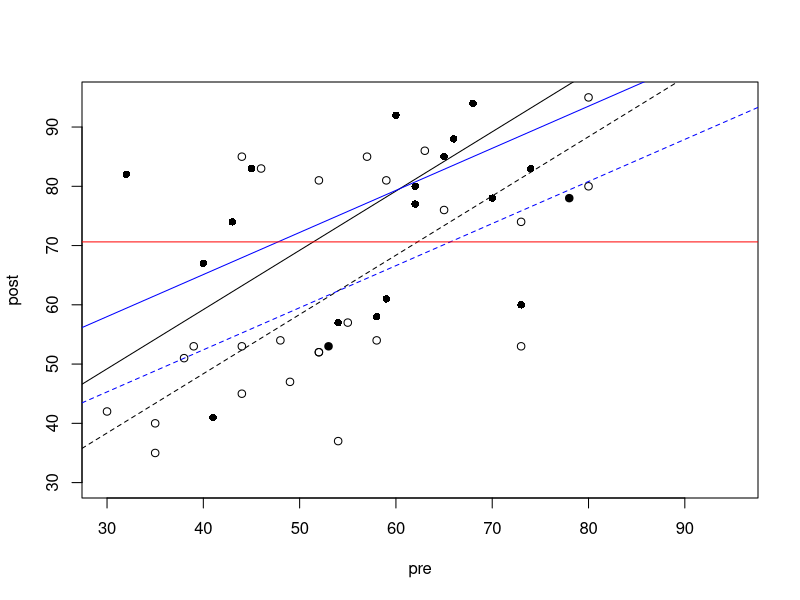
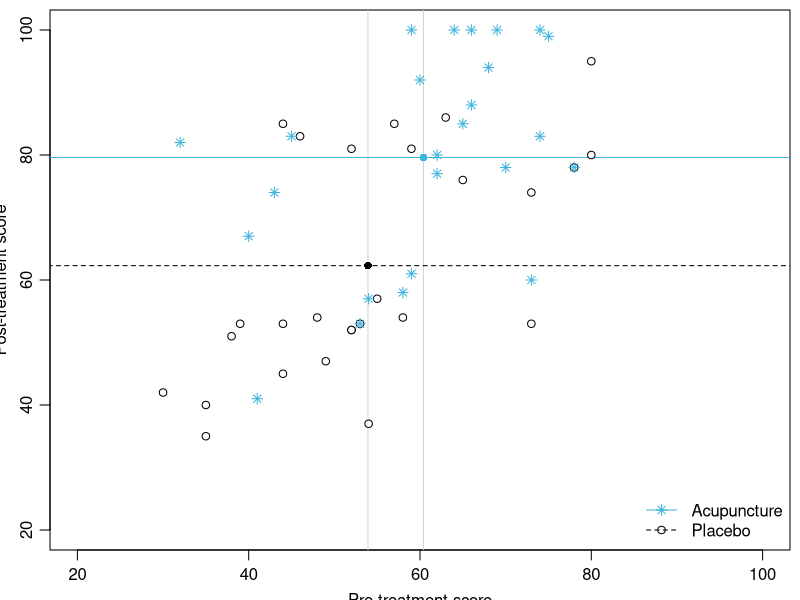
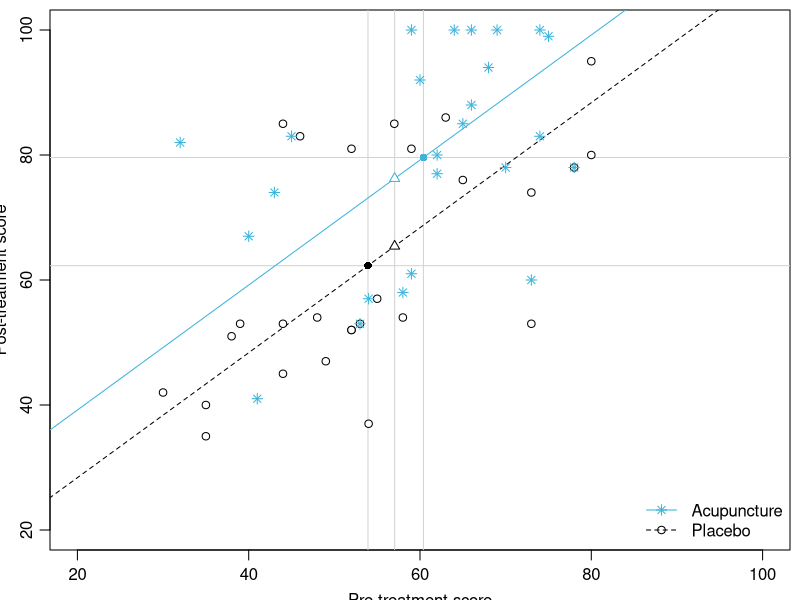
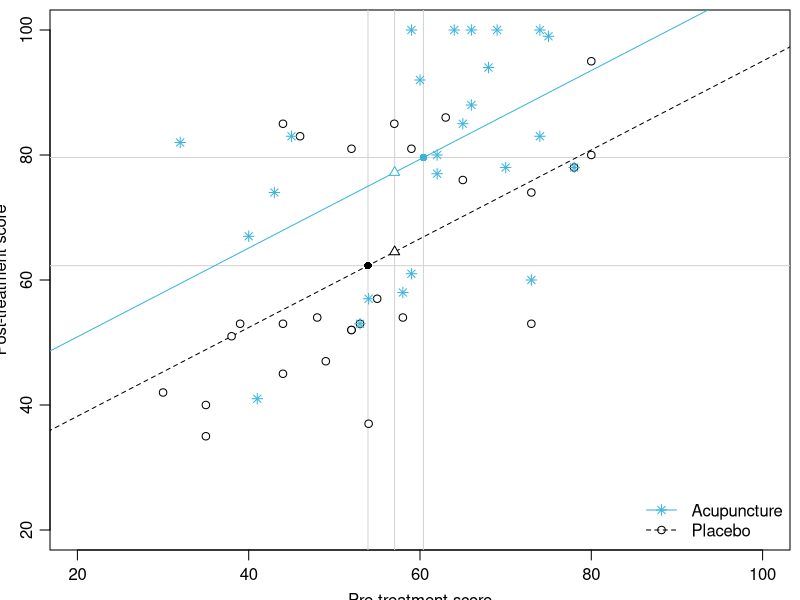

R code for these plots, in order:
# prepost.R
#
# content: (1) Kleinhenz analysis
#          (2) Plots
#
# input:  ../../data/kleinhenz.txt
# output: ../figures/acu-anco.pdf
#         ../figures/acu-chng.pdf
#         ../figures/acu-fwup.pdf
#
# last mod: Oct/16/2024, NW

# setwd("C:/Users/nwickelmaier/Nextcloud/Documents/teaching/iwm/mixed_models/slides/03_prepost/")

library(lme4)
library(lmerTest)

#--------------- (1) Kleinhenz analysis ---------------------------------------

# Read data
dat <- read.table("../../data/kleinhenz.txt" , header = TRUE)
dat$grp <- factor(dat$grp, levels = c("plac" , "acu" ))

# Change score analysis (beta1 = 1)
m0 <- lm(post - pre ~ grp, data = dat)
m1 <- lm(post ~ offset(pre) + grp, data = dat)

# Reshape data frame
datl <- reshape(dat, direction = "long", varying = list(1:2), v.names = "score")
datl$time <- factor(datl$time, levels = 1:2, labels = c("pre" , "post" ))

# LMM
m2 <- lmer(score ~ grp * time + (1 | id), data = datl)

# Compare residual variances
sigma(m1)^2
2 * sigma(m2)^2

# ANCOVA (beta1 frei setzen)
m3 <- lm(post ~ pre + grp, data = dat)
anova(m1, m3)

predict(m3, newdata = data.frame(pre = mean(dat$pre), grp = c("plac", "acu")))

m4 <- lm(post - pre ~ pre + grp, data = dat)

## Plots

plot(post ~ pre, dat[dat$grp == "plac", ], xlim = c(30, 95), ylim = c(30, 95))
points(post ~ pre, dat[dat$grp == "acu", ], pch = 16)

# Predictions change score
abline(coef(m1)[1], 1, lty=2)
abline(coef(m1)[1] + coef(m1)[2], 1)

# Predictions ANCOVA
abline(coef(m3)[1], coef(m3)[2], lty = 2, col = "blue")
abline(coef(m3)[1] + coef(m3)[3], coef(m3)[2], col = "blue")

# Mean post value
abline(h = mean(dat$post), col = "red")

#--------------- (2) Plots ----------------------------------------------------

lm0 <- lm(post ~ pre, dat)
lm1 <- lm(post ~ pre + grp, dat)          # ANCOVA
lm2 <- lm(post ~ pre * grp, dat)
lm3 <- lm(post ~ offset(pre) + grp, dat)  # Change Score Model
lm4 <- lm(post ~ grp, dat)                # t test post score

omean <- tapply(dat$post, dat$grp, mean)
pmean1 <- predict(lm1, data.frame(pre = mean(dat$pre), grp = c("plac", "acu")))
pmean3 <- predict(lm3, data.frame(pre = mean(dat$pre), grp = c("plac", "acu")))

pdf("../figures/acu-fwup.pdf", height = 3.375, width = 3.375, pointsize = 10)

par(mai = c(.5,.5,.1,.1), mgp = c(2,.7,0))
plot(post ~ pre, dat, type = "n", xlim = c(20,100), ylim = c(20,100),
  xlab = "Pre-treatment score", ylab = "Post-treatment score")
abline(v = tapply(dat$pre, dat$grp, mean), col = "lightgrey")
xval <- 1:110
lines(predict(lm4, data.frame(pre = xval, grp = "plac")) ~ xval, lty = 2)
lines(predict(lm4, data.frame(pre = xval, grp = "acu"))  ~ xval, col = "#3CB4DC")
points(post ~ pre, dat[dat$grp == "plac",], pch = 21, bg = "white")
points(post ~ pre, dat[dat$grp == "acu",], pch = 8, col = "#3CB4DC")
points(omean ~ tapply(pre, grp, mean), dat, pch = 16, col = c("black","#3CB4DC"))
legend("bottomright", c("Acupuncture", "Placebo"), pch = c(8,1), lty = 1:2,
  col = c("#3CB4DC", "black"), bty = "n")

dev.off()

pdf("../figures/acu-chng.pdf", height = 3.375, width = 3.375, pointsize = 10)

par(mai = c(.5,.5,.1,.1), mgp = c(2,.7,0))
plot(post ~ pre, dat, type = "n", xlim = c(20,100), ylim = c(20,100),
  xlab = "Pre-treatment score", ylab = "Post-treatment score")
abline(h = omean, v = c(mean(dat$pre), tapply(dat$pre, dat$grp, mean)),
  col = "lightgrey")
lines(predict(lm3, data.frame(pre = xval, grp = "plac")) ~ xval, lty = 2)
lines(predict(lm3, data.frame(pre = xval, grp = "acu"))  ~ xval, col = "#3CB4DC")
points(post ~ pre, dat[dat$grp == "plac",], pch = 21, bg = "white")
points(post ~ pre, dat[dat$grp == "acu",], pch = 8, col = "#3CB4DC")
points(omean ~ tapply(pre, grp, mean), dat, pch = 16, col = c("black","#3CB4DC"))
points(pmean3 ~ rep(mean(pre), 2), dat, pch = 24, bg = "white",
  col = c("black","#3CB4DC"))
legend("bottomright", c("Acupuncture", "Placebo"), pch = c(8,1), lty = 1:2,
  col = c("#3CB4DC", "black"), bty = "n")

dev.off()

pdf("../figures/acu-anco.pdf", height = 3.375, width = 3.375, pointsize = 10)

par(mai = c(.5,.5,.1,.1), mgp = c(2,.7,0))
plot(post ~ pre, dat, type = "n", xlim = c(20,100), ylim = c(20,100),
  xlab = "Pre-treatment score", ylab = "Post-treatment score")
abline(h = omean, v = c(mean(dat$pre), tapply(dat$pre, dat$grp, mean)), col = "lightgrey")
lines(predict(lm1, data.frame(pre = xval, grp = "plac")) ~ xval, lty = 2)
lines(predict(lm1, data.frame(pre = xval, grp = "acu"))  ~ xval, col = "#3CB4DC")
points(post ~ pre, dat[dat$grp == "plac",], pch = 21, bg = "white")
points(post ~ pre, dat[dat$grp == "acu",], pch = 8, col = "#3CB4DC")
points(omean ~ tapply(pre, grp, mean), dat, pch = 16, col = c("black","#3CB4DC"))
points(pmean1 ~ rep(mean(pre), 2), dat, pch = 24, bg = "white",
  col = c("black","#3CB4DC"))
legend("bottomright", c("Acupuncture", "Placebo"), pch = c(8,1), lty = 1:2,
  col = c("#3CB4DC", "black"), bty = "n")

dev.off()
